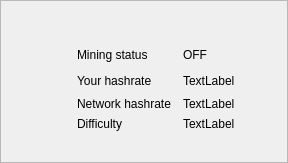
<?xml version="1.0" encoding="UTF-8"?>
<ui version="4.0">
 <class>MiningOverviewFrame</class>
 <widget class="QFrame" name="MiningOverviewFrame">
  <property name="geometry">
   <rect>
    <x>0</x>
    <y>0</y>
    <width>288</width>
    <height>163</height>
   </rect>
  </property>
  <property name="windowTitle">
   <string>Frame</string>
  </property>
  <property name="frameShape">
   <enum>QFrame::StyledPanel</enum>
  </property>
  <property name="frameShadow">
   <enum>QFrame::Raised</enum>
  </property>
  <layout class="QGridLayout" name="gridLayout">
   <item row="5" column="4">
    <widget class="QLabel" name="label_3">
     <property name="text">
      <string>Your hashrate</string>
     </property>
     <property name="indent">
      <number>0</number>
     </property>
    </widget>
   </item>
   <item row="1" column="2" colspan="6">
    <spacer name="verticalSpacer_3">
     <property name="orientation">
      <enum>Qt::Vertical</enum>
     </property>
     <property name="sizeHint" stdset="0">
      <size>
       <width>20</width>
       <height>0</height>
      </size>
     </property>
    </spacer>
   </item>
   <item row="5" column="6">
    <widget class="QLabel" name="m_overviewHashRateLabel">
     <property name="text">
      <string>TextLabel</string>
     </property>
    </widget>
   </item>
   <item row="8" column="2" colspan="6">
    <spacer name="verticalSpacer_4">
     <property name="orientation">
      <enum>Qt::Vertical</enum>
     </property>
     <property name="sizeHint" stdset="0">
      <size>
       <width>20</width>
       <height>0</height>
      </size>
     </property>
    </spacer>
   </item>
   <item row="5" column="0">
    <spacer name="horizontalSpacer">
     <property name="orientation">
      <enum>Qt::Horizontal</enum>
     </property>
     <property name="sizeHint" stdset="0">
      <size>
       <width>20</width>
       <height>20</height>
      </size>
     </property>
    </spacer>
   </item>
   <item row="6" column="6">
    <widget class="QLabel" name="m_overviewNetworkHashrateLabel">
     <property name="text">
      <string>TextLabel</string>
     </property>
    </widget>
   </item>
   <item row="6" column="4">
    <widget class="QLabel" name="label_5">
     <property name="text">
      <string>Network hashrate</string>
     </property>
     <property name="indent">
      <number>0</number>
     </property>
    </widget>
   </item>
   <item row="4" column="7" rowspan="3">
    <spacer name="horizontalSpacer_2">
     <property name="orientation">
      <enum>Qt::Horizontal</enum>
     </property>
     <property name="sizeHint" stdset="0">
      <size>
       <width>20</width>
       <height>20</height>
      </size>
     </property>
    </spacer>
   </item>
   <item row="4" column="6">
    <widget class="QLabel" name="m_miningStateLabel">
     <property name="text">
      <string>OFF</string>
     </property>
     <property name="indent">
      <number>0</number>
     </property>
    </widget>
   </item>
   <item row="7" column="4">
    <widget class="QLabel" name="label_7">
     <property name="text">
      <string>Difficulty</string>
     </property>
     <property name="indent">
      <number>0</number>
     </property>
    </widget>
   </item>
   <item row="4" column="3">
    <spacer name="horizontalSpacer_5">
     <property name="orientation">
      <enum>Qt::Horizontal</enum>
     </property>
     <property name="sizeType">
      <enum>QSizePolicy::Fixed</enum>
     </property>
     <property name="sizeHint" stdset="0">
      <size>
       <width>10</width>
       <height>20</height>
      </size>
     </property>
    </spacer>
   </item>
   <item row="7" column="6">
    <widget class="QLabel" name="m_overviewNetworkDifficultyLabel">
     <property name="text">
      <string>TextLabel</string>
     </property>
    </widget>
   </item>
   <item row="4" column="4">
    <widget class="QLabel" name="m_miningStatusTextLabel_4">
     <property name="text">
      <string>Mining status</string>
     </property>
     <property name="indent">
      <number>0</number>
     </property>
    </widget>
   </item>
   <item row="2" column="2" rowspan="6">
    <widget class="QLabel" name="m_overviewMiningIconLabel">
     <property name="text">
      <string/>
     </property>
     <property name="pixmap">
      <pixmap resource="resources.qrc">:/icons/miner-big</pixmap>
     </property>
    </widget>
   </item>
  </layout>
 </widget>
 <resources>
  <include location="resources.qrc"/>
 </resources>
 <connections/>
 <slots>
  <slot>startMiningClicked()</slot>
 </slots>
</ui>
